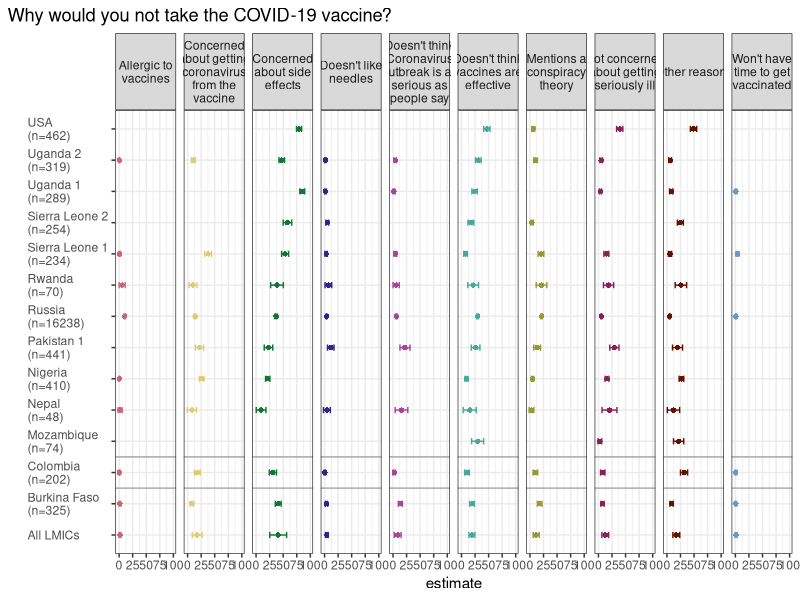

This figure's R source:
# Reason not to take vaccine — COVID-19 vaccine acceptance and hesitancy in low- and middle-income countries
# Paper folder: https://github.com/replicate-anything/registry/tree/main/studies/10.1038_s41591-021-01454-y
# Run from the paper's code/ folder: Rscript fig_3.R

library(dplyr)
library(ggplot2)
library(kableExtra)
library(forcats)
library(tidyr)
library(broom)

make_fig_3 <- function(data){

  safe_colorblind_palette <- c(
  "#CC6677","#DDCC77","#117733","#332288",
  "#AA4499","#44AA99","#999933","#882255",
  "#661100","#6699CC","#888888","#88CCEE")

  fig_3 <-
    data |>
    dplyr::filter(!is.na(n_sub)) |>
    dplyr::mutate(name = plyr::mapvalues(name, "All", "All LMICs")) |>
    ggplot2::ggplot(aes(name, estimate, color = tag)) +
    ggplot2::geom_errorbar(ggplot2::aes(ymin = conf.low, ymax = conf.high),
                  size = .5, width = .2, position = position_dodge(0.6)) +
    ggplot2::geom_point(shape = 16, position = ggplot2::position_dodge(0.6)) +
    ggplot2::facet_grid(.~tag,  space = "free", labeller = label_wrap_gen(width = 15)) +
    ggplot2::scale_size_discrete(range = c(1,3), name = "Number of observations" ) +
    ggplot2::geom_vline(xintercept = 3.5, color = "darkgrey") +
    ggplot2::geom_vline(xintercept = 2.5, color = "darkgrey") +
    ggplot2::guides(color = FALSE) +
    ggplot2::scale_colour_manual(values = safe_colorblind_palette) +
    ggplot2::coord_flip() + ggplot2::theme_bw() +
    ggplot2::labs(title = "Why would you not take the COVID-19 vaccine?",
         x = "") +
    ggplot2::theme_bw() + ggplot2::ylim(c(-2,100)) +
    ggplot2::theme(legend.position = "bottom",
          plot.caption = element_text(hjust = 0), #Default is hjust=1
          plot.title.position = "plot", #NEW parameter. Apply for subtitle too.
          plot.caption.position =  "plot",
          axis.text.y = element_text(hjust = 0))


  return(fig_3)

}

make_fig_3(utils::read.csv("../data/fig_3.csv", stringsAsFactors = FALSE))
